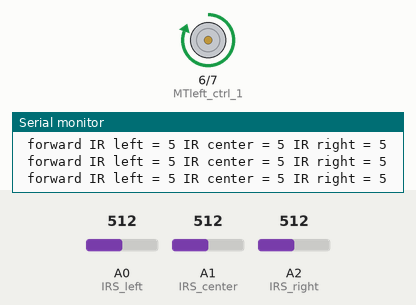
Simulated run of this sketch. Board: Arduino Uno, built with avr-gcc and run on an emulated ATmega328P. On the bench: motor-driver pin pairs drawn as motors (green arrow = first pin HIGH = forward, orange = second pin HIGH = backward, longer = more drive), the last lines printed to the serial monitor. The test bench sets the inputs (shaded band); at power-on: A2 (IRS_right) = 512, A0 (IRS_left) = 512, A1 (IRS_center) = 512.

Above: at 1.2 s.
1.3 s: A2 (IRS_right) set to 984
4.3 s: A2 (IRS_right) set to 1009
At 4.8 s:
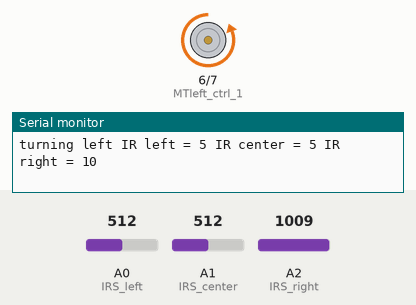
5.8 s: A0 (IRS_left) set to 990
8.8 s: A0 (IRS_left) set to 1010
At 9.1 s:
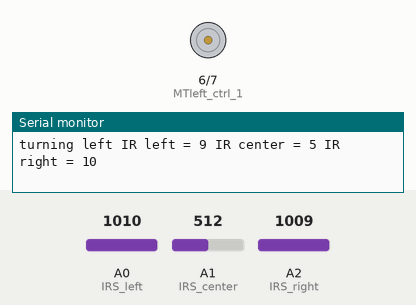
11.8 s: A0 (IRS_left) set to 900
13.3 s: A1 (IRS_center) set to 988
16.3 s: A1 (IRS_center) set to 1012
Timing chart, 0 to 19.3 s (numbered marks = the images above; inputs shaded):
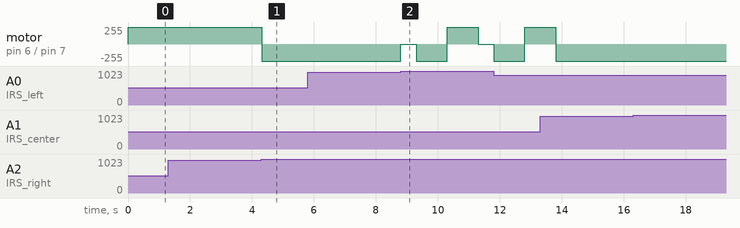

Measured:
- the behaviour switches between 999 and 1000 on A2 (IRS_right) (found by bisection; images 0 and 1)
- the behaviour switches between 999 and 1000 on A0 (IRS_left) (found by bisection; images 1 and 2)
- after the input at 4.3 s, motor on pin 6 (MTleft_ctrl_1) / pin 7 (MTleft_ctrl_2): forward 255/255 → backward 255/255 at once
- after the input at 8.8 s, motor on pin 6 (MTleft_ctrl_1) / pin 7 (MTleft_ctrl_2): backward 255/255 → stopped at once, → backward 255/255 0.50 s later, → forward 255/255 1.0 s later, → stopped 1.0 s later

The sketch:

bot.ino
```cpp
/*

 bot program for duino uno

 by: Rey John M. Lim

 */

//-------------define digital pins-----------------------------------

#define MTright_ctrl_1   4     // motor left side 1  (IN 1)
#define MTright_ctrl_2   5     // motor left side 2  (IN 2)
#define MTleft_ctrl_1    6     // motor right side 1 (IN 3)
#define MTleft_ctrl_2    7     // motor right side 2 (IN 4)
//#define MTpwm_ctrl_1          // motor speed control by PWM EN_A
//#define MTpwm_ctrl_2          // motor speed control by PWM EN_B

//-------------define analog inputs ---------------------------------

#define IRS_left         A0           // IR sensor left
#define IRS_center       A1           // IR sensot center
#define IRS_right        A2           // IR sensor right

void setup()
{
  //--------------- initilize digital pin (input or output) ------------------
      pinMode(MTright_ctrl_1, OUTPUT);
      pinMode(MTright_ctrl_2, OUTPUT);
      pinMode(MTleft_ctrl_1, OUTPUT);
      pinMode(MTleft_ctrl_2, OUTPUT);

  //-------------- set internal ADC reference for IR Sensor ------------
      analogReference(INTERNAL);

  //-------------- set Serial communication for debugging ---------------
      Serial.begin(9600);
}

//-----------------motor function------------------------------------


void fwrd()
  {
    digitalWrite(MTright_ctrl_1, HIGH);
    digitalWrite(MTright_ctrl_2,  LOW);
    digitalWrite(MTleft_ctrl_1,  HIGH);
    digitalWrite(MTleft_ctrl_2,   LOW);

  }

void rvrse()
  {
    digitalWrite(MTright_ctrl_1,  LOW);
    digitalWrite(MTright_ctrl_2, HIGH);
    digitalWrite(MTleft_ctrl_1,   LOW);
    digitalWrite(MTleft_ctrl_2,  HIGH);

  }

void T_left()
  {
    digitalWrite(MTright_ctrl_1, HIGH);
    digitalWrite(MTright_ctrl_2,  LOW);
    digitalWrite(MTleft_ctrl_1,   LOW);
    digitalWrite(MTleft_ctrl_2,  HIGH);
  }


void T_right()
  {
    digitalWrite(MTright_ctrl_1,  LOW);
    digitalWrite(MTright_ctrl_2, HIGH);
    digitalWrite(MTleft_ctrl_1,  HIGH);
    digitalWrite(MTleft_ctrl_2,   LOW);
  }

void MTstop()
  {
    digitalWrite(MTright_ctrl_1, LOW);
    digitalWrite(MTright_ctrl_2, LOW);
    digitalWrite(MTleft_ctrl_1,  LOW);
    digitalWrite(MTleft_ctrl_2,  LOW);
  }

//--------------- initialize variables ---------------------

  int IR_sensor_left = 0;     // read the value from left IR sensor
  int IR_sensor_center = 0;   // read the value from center IR sensor
  int IR_sensor_right = 0;    // read the value from right IR sensor
  int total_adc_val = 0;

//---------------- main loop -----------------------

void loop()
{

    IR_sensor_left = analogRead(IRS_left)/100;                // read analog input from left IR

    IR_sensor_center = analogRead(IRS_center)/100;              // read analog input from center IR

    IR_sensor_right = analogRead(IRS_right)/100;               //  read analog input from right IR

    total_adc_val = (IR_sensor_left + IR_sensor_center + IR_sensor_right )/3;

    if(total_adc_val >= 10)
    {
      /* if the average value of 3 IR sensor is greater than a certain value, run the random to choose either to left or right turn */
      MTstop();
      delay(1500);
      rvrse();
      delay(200);
      T_right();
      delay(500);
      T_left();
      Serial.print("no available route");
      Serial.print(" IR left = ");
      Serial.print(IR_sensor_left);
      Serial.print(" IR center = ");
      Serial.print(IR_sensor_center);
      Serial.print(" IR right = ");
      Serial.println(IR_sensor_right);
    }
    else if(((IR_sensor_left >= 10)&&(IR_sensor_right >= 10)))
    {
      MTstop();
      delay(500);
      rvrse();
      delay(1000);
      T_right();
      delay(1000);
    }
    else if(((IR_sensor_center >= 10 )&&(IR_sensor_right >= 10)))
    {
      /*if right and center or right IR sensor only  is greater than certain value turn left */
      T_left();
      Serial.print("turning left");
      Serial.print(" IR left = ");
      Serial.print(IR_sensor_left);
      Serial.print(" IR center = ");
      Serial.print(IR_sensor_center);
      Serial.print(" IR right = ");
      Serial.println(IR_sensor_right);
    }
    else if(IR_sensor_right >= 10)
    {
      /*for right IR sensor only  */
      T_left();
      Serial.print("turning left");
      Serial.print(" IR left = ");
      Serial.print(IR_sensor_left);
      Serial.print(" IR center = ");
      Serial.print(IR_sensor_center);
      Serial.print(" IR right = ");
      Serial.println(IR_sensor_right);
    }

    else if(((IR_sensor_center >= 10 )&&(IR_sensor_left >= 10)))
    {
      /*if left and center or left IR sensor only  is greater than certain value turn right */
      T_right();
      Serial.print("turning right");
      Serial.print(" IR left = ");
      Serial.print(IR_sensor_left);
      Serial.print(" IR center = ");
      Serial.print(IR_sensor_center);
      Serial.print(" IR right = ");
      Serial.println(IR_sensor_right);
    }
     else if(IR_sensor_left >= 10)
    {
      /*separated code for left sensor only*/
      T_right();
      Serial.print("turning right");
      Serial.print(" IR left = ");
      Serial.print(IR_sensor_left);
      Serial.print(" IR center = ");
      Serial.print(IR_sensor_center);
      Serial.print(" IR right = ");
      Serial.println(IR_sensor_right);
    }
    else
    {
    /* just continue moving forward */
    fwrd();
    Serial.print(" forward");
    Serial.print(" IR left = ");
    Serial.print(IR_sensor_left);
    Serial.print(" IR center = ");
    Serial.print(IR_sensor_center);
    Serial.print(" IR right = ");
    Serial.println(IR_sensor_right);
    }

  // conditional statement for IR sensors


}
```
